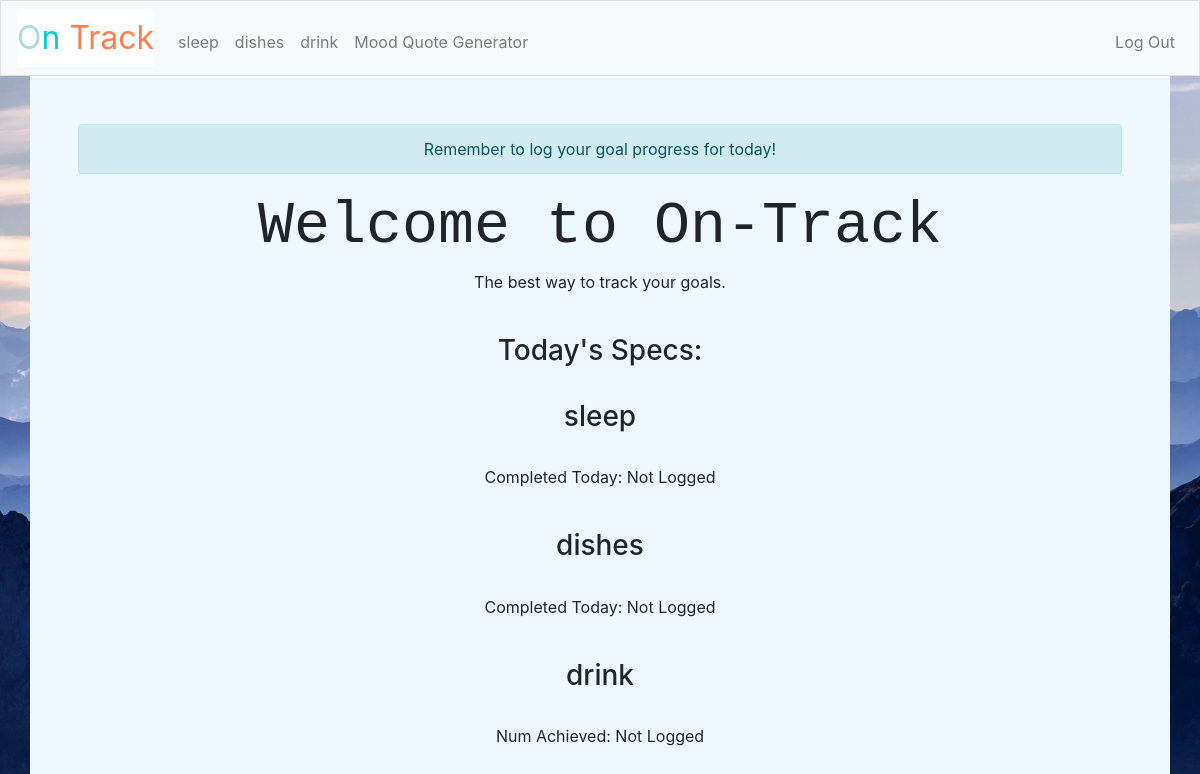
The page / (signed in) on the database its author committed.
### tables this page shows
CREATE TABLE 'users' ('id' INTEGER PRIMARY KEY AUTOINCREMENT NOT NULL, 'username' TEXT NOT NULL, 'password' TEXT NOT NULL, 'goal_1_name' TEXT DEFAULT NULL, 'goal_1_type' TEXT DEFAULT NULL, 'goal_1_year' INTEGER, 'goal_1_month' INTEGER, 'goal_1_day' INTEGER, 'goal_2_name' TEXT DEFAULT NULL, 'goal_2_type' TEXT DEFAULT NULL, 'goal_2_year' INTEGER, 'goal_2_month' INTEGER, 'goal_2_day' INTEGER, 'goal_3_name' TEXT DEFAULT NULL, 'goal_3_type' TEXT DEFAULT NULL, 'goal_3_year' INTEGER, 'goal_3_month' INTEGER, 'goal_3_day' INTEGER);

### application.py (the view)
@app.route("/")
@login_required
def index():
    connection = sqlite3.connect("tracker.db")
    db = connection.cursor()
    connection.commit()
    connection.close()
    now = datetime.now() - timedelta(hours=5)
    year = int(now.year)
    month = int(now.month)
    day = int(now.day)
    print(year)
    print(month)
    print(day)
    info = []
    for i in range(1,4):
        connection = sqlite3.connect("tracker.db")
        db = connection.cursor()
        goal_info = str(db.execute("SELECT * FROM users WHERE username = :u", {'u': session['user_id'][0]}).fetchall()[0])
        goal_name = goal_info.split(",")[i*5+3-5].strip().strip("'")
        goal_type = goal_info.split(",")[i*5+4-5].strip().strip("'")
        if goal_type == "binary":
            x = db.execute("SELECT completed FROM binary_goals WHERE user=:username AND goal_name=:goal_name AND year=:year AND month=:month AND day=:day",
            {'username': session['user_id'][0], 'goal_name': goal_name, 'year': year, 'month': month, 'day': day}).fetchall()
            print(x)
            if not x:
                text = "Completed Today: Not Logged"
            elif x[0][0] == 1:
                text = "Completed Today: Yes"
            else:
                text = "Completed Today: No"
        else:
            var = db.execute("SELECT * FROM numeric_goals WHERE user=:username AND goal_name=:goal_name AND year=:year AND month=:month AND day=:day",
                {'username': session['user_id'][0], 'goal_name': goal_name, 'year': year, 'month': month, 'day': day}).fetchall()
            if len(var) == 0:
                text = "Num Achieved: Not Logged"
            else:
                comp = int(str(var[0]).split(",")[5].strip(" ").strip("'").strip(")"))
                text = "Num Achieved: " + comp
        info.append(text)
    connection.commit()
    connection.close()
    return render_template("index.html", goal_names = session["user_id"][1:], year = year, month = month, info = info)

### application.py (called while the page is built)
@app.after_request
def after_request(response):
    response.headers["Cache-Control"] = "no-cache, no-store, must-revalidate"
    response.headers["Expires"] = 0
    response.headers["Pragma"] = "no-cache"
    return response

### helpers.py (called while the page is built)
def login_required(f):
    @wraps(f)
    def decorated_function(*args, **kwargs):
        if session.get("user_id") is None:
            return redirect("/login")
        return f(*args, **kwargs)
    return decorated_function

### templates/index.html (shortened to what this page needs)
{% extends "layout.html" %}
{% block main %}
    <div class="alert alert-info" role="alert">
  Remember to log your goal progress for today!
</div>
    <h2>Welcome to On-Track</h2>
    <p>The best way to track your goals. </p>
    <br>
    <h3> Today's Specs:</h3>
    <br>
    {% for i in range(3) %}
    <h3>{{ goal_names[i] }}</h3>
    <br>
    <p>{{ info[i] }}</p>
    <br>
    {% endfor %}
{% endblock %}

### templates/layout.html (shortened to what this page needs)
<!DOCTYPE html>
<html lang="en">
    <head>
        <link href="https://maxcdn.bootstrapcdn.com/bootstrap/4.1.3/css/bootstrap.min.css" rel="stylesheet">
        <link href="/static/styles.css" rel="stylesheet">
    </head>
    <body style="background-image: url('../static/mountain.jpg'); background-size: cover;">
        <nav class="navbar navbar-expand-md navbar-light bg-light border">
            <a class="navbar-brand" href="/"><span class="yellow">O</span><span class="green">n</span> <span class="red">Track</span></a>
            <div class="collapse navbar-collapse" id="navbar">
                {% if session.user_id %}
                    {% if goal_names[0] == "None" %}
                    <ul class="navbar-nav mr-auto mt-2">
                        <li class="nav-item"><a class="nav-link" href="/set_goals">Set Goals</a></li>
                    </ul>
                    {% else %}
                    <ul class="navbar-nav mr-auto mt-2">
                        <li class="nav-item"><a class="nav-link" href="/goal_display/1/{{ year }}/{{ month }}">{{ goal_names[0] }}</a></li>
                        <li class="nav-item"><a class="nav-link" href="/goal_display/2/{{ year }}/{{ month }}">{{ goal_names[1] }}</a></li>
                        <li class="nav-item"><a class="nav-link" href="/goal_display/3/{{ year }}/{{ month }}">{{ goal_names[2] }}</a></li>
                        <li class="nav-item"><a class="nav-link" href="/quotes">Mood Quote Generator</a></li>
                    </ul>
                    {% endif %}
                    <ul class="navbar-nav ml-auto mt-2">
                        <li class="nav-item"><a class="nav-link" href="/logout">Log Out</a></li>
                    </ul>
                {% else %}
                    <ul class="navbar-nav ml-auto mt-2">
                        <li class="nav-item"><a class="nav-link" href="/register">Register</a></li>
                        <li class="nav-item"><a class="nav-link" href="/login">Log In</a></li>
                    </ul>
                {% endif %}
            </div>
        </nav>
        <main class="container p-5">
            {% block main %}{% endblock %}
        </main>
    </body>
</html>

### static/styles.css (style rules this page uses)
nav .navbar-brand { font-size: xx-large; background-color:white; }
nav .navbar-brand .red { color: #FF7F50; }
nav .navbar-brand .yellow { color: #ADD8E6; }
nav .navbar-brand .green { color: #00CED1; }
nav { background-color: black; }
main { overflow-x: auto; text-align: center; background-color:#F0F8FF; }
body { background-image: url('/home/ubuntu/project/on-track/static/mountain.jpg'); background-size: cover; }
h2 { font-family: monospace; font-size: 60px; }

### rows shown on the page
users: goal_1_name "sleep", goal_2_name "dishes", goal_3_name "drink", info "Completed Today: Not Logged", info "Num Achieved: Not Logged"
